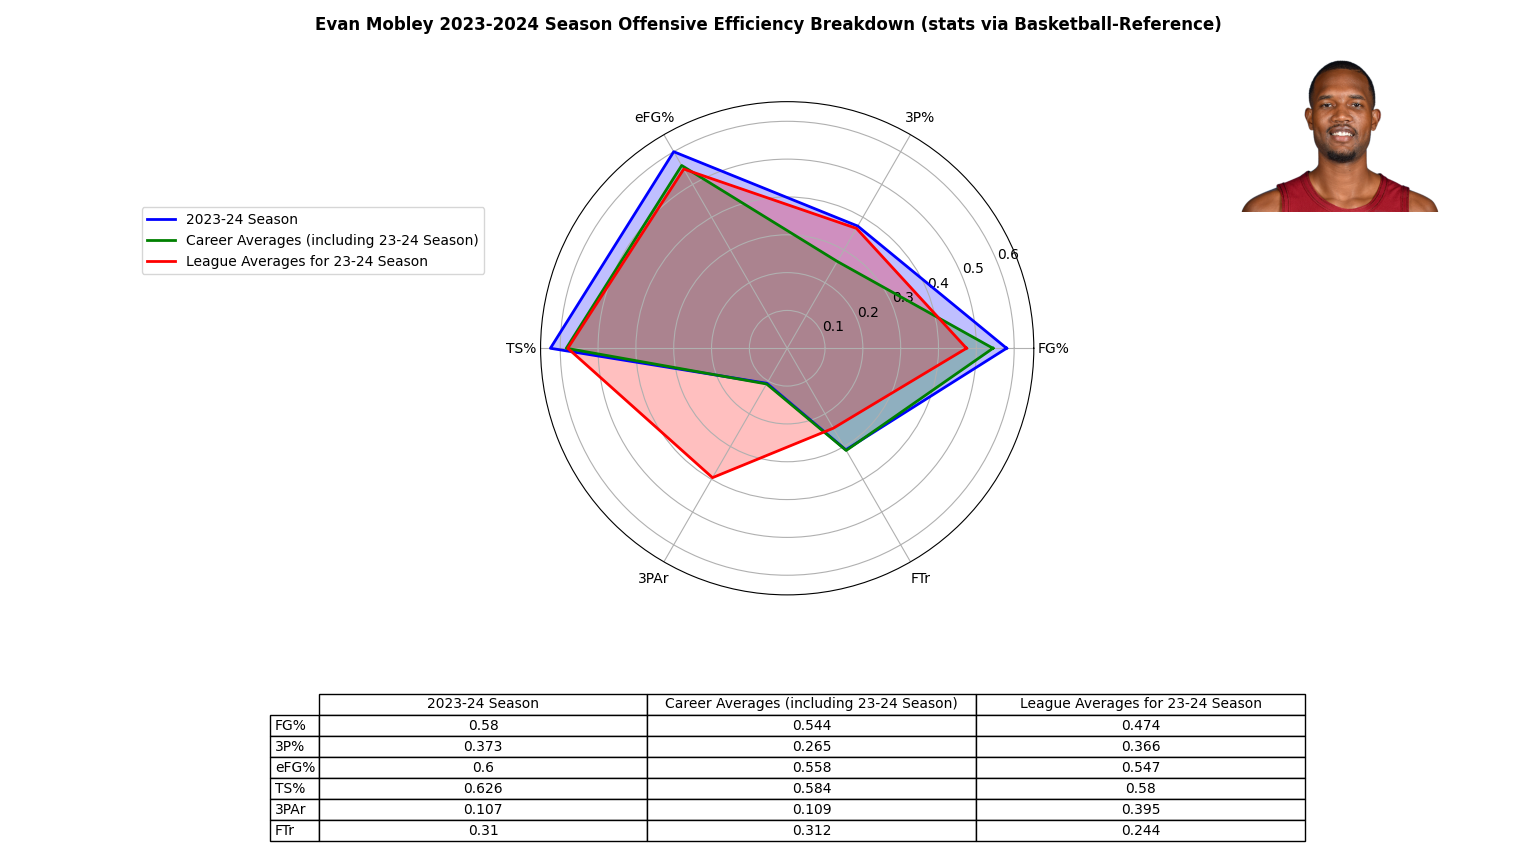

Python code for this plot:
import pandas as pd
import numpy as np
import matplotlib.pyplot as plt
from PIL import Image

df = pd.read_csv('mobley_spider.csv')
selected_seasons = ['2023-24', 'Career', 'League']
filtered_df = df[df['SEASON'].isin(selected_seasons)]
categories = filtered_df.columns[1:].tolist()
data = filtered_df.iloc[:, 1:].values.tolist()
data_names = ['2023-24 Season', 'Career Averages (including 23-24 Season)', 'League Averages for 23-24 Season']
N = len(categories)
angles = np.linspace(0, 2 * np.pi, N, endpoint=False).tolist()
angles += angles[:1]
categories += categories[:1]
colors = ['b', 'g', 'r']

fig, ax = plt.subplots(figsize=(8, 8), subplot_kw=dict(polar=True))
for i, dataset in enumerate(data):
    dataset += dataset[:1] 
    ax.plot(angles, dataset, color=colors[i], linewidth=2, linestyle='solid', label=data_names[i])
    ax.fill(angles, dataset, color=colors[i], alpha=0.25)

ax.set_xticks(angles[:-1])
ax.set_xticklabels(categories[:-1])

ax.legend(loc='upper right', bbox_to_anchor=(-0.1, 0.8))
fig.text(0.5, 0.965, 'Evan Mobley 2023-2024 Season Offensive Efficiency Breakdown (stats via Basketball-Reference)',
             horizontalalignment='center', color='black', weight='bold',
             size='large')

img = Image.open('mobley_photo.png')
newax = fig.add_axes([0.75, 0.75, 0.2, 0.2], anchor='NE', zorder=1)
newax.imshow(img)
newax.axis('off')

table_data = filtered_df.set_index('SEASON').T  
table = ax.table(cellText=table_data.values, colLabels=data_names, rowLabels=categories[:-1],
                 loc='bottom', cellLoc='center', bbox=[-0.45, -0.5, 2.0, 0.3])

table.auto_set_font_size(False)
table.set_fontsize(10)
table.scale(1, 1.5)
plt.subplots_adjust(bottom=0.3)
plt.show()
